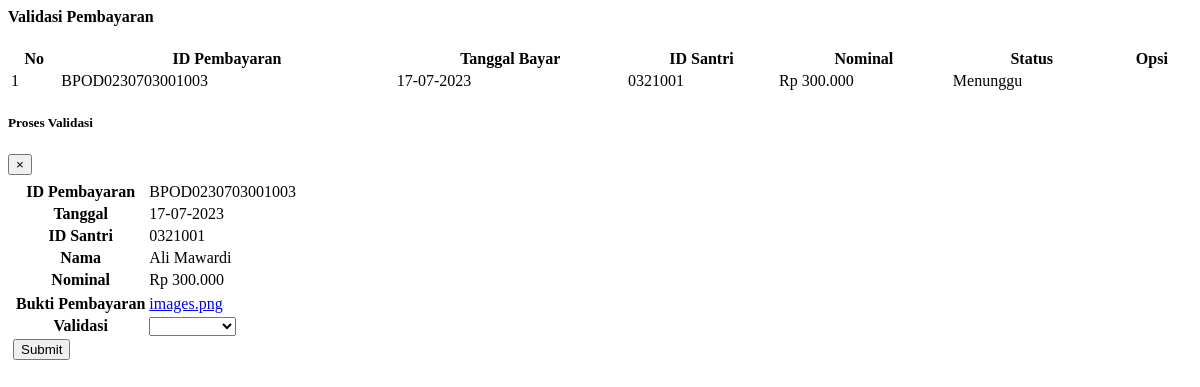
The page /pengasuh/validasi.php on the database its author committed.
### tables this page shows
CREATE TABLE IF NOT EXISTS `pembayaran` (
  `ID_PEMBAYARAN` varchar(100) NOT NULL,
  `ID_PETUGAS` int(11) DEFAULT NULL,
  `ID_SANTRI` varchar(11) NOT NULL,
  `TGL_BAYAR` date DEFAULT NULL,
  `NOMINAL` varchar(30) DEFAULT NULL,
  `JENIS_BAYAR` enum('Langsung','Online') DEFAULT NULL,
  `BANK` varchar(20) DEFAULT NULL,
  `BUKTI` varchar(100) DEFAULT NULL,
  `STATUS` enum('Menunggu','Valid','Tidak Valid') DEFAULT NULL,
  `KET` text,
  PRIMARY KEY (`ID_PEMBAYARAN`)
);

CREATE TABLE IF NOT EXISTS `santri` (
  `ID_SANTRI` varchar(7) NOT NULL,
  `ID_ASRAMA` char(3) DEFAULT NULL,
  `ID_KAMAR` varchar(3) DEFAULT NULL,
  `ID_LEMBAGA` int(2) DEFAULT NULL,
  `ID_LEVEL` int(11) DEFAULT NULL,
  `NAMA` varchar(50) DEFAULT NULL,
  `EMAIL` varchar(50) DEFAULT NULL,
  `PASSWORD` varchar(300) DEFAULT NULL,
  `TEMPAT_LHR` varchar(20) DEFAULT NULL,
  `TGL_LAHIR` date DEFAULT NULL,
  `JK` enum('Laki-Laki','Perempuan') DEFAULT NULL,
  `ALAMAT` varchar(300) DEFAULT NULL,
  `ID_PROVINSI` int(11) DEFAULT NULL,
  `ID_KOTA` int(11) DEFAULT NULL,
  `NO_HP` varchar(13) DEFAULT NULL,
  `THN_MASUK` varchar(10) DEFAULT NULL,
  `STATUS` enum('Aktif','Tidak Aktif') NOT NULL,
  PRIMARY KEY (`ID_SANTRI`),
  KEY `FK_TINGGAL` (`ID_ASRAMA`),
  KEY `ID_KAMAR` (`ID_KAMAR`),
  KEY `ID_LEMBAGA` (`ID_LEMBAGA`),
  KEY `ID_LEVEL` (`ID_LEVEL`)
);

### pengasuh/validasi.php (the view, shortened to what this page needs)
<div class="card shadow">
  <div class="card-header">
  <h4 class="m-0 font-weight-bold">Validasi Pembayaran</h4>
  </div>
  <div class="card-body">
    <div class="table-responsive">
      <table class="table table-sm table-bordered text-gray-700" id="tabel-validasi" style="width: 100%;">
        <thead>
          <tr>
            <th>No</th>
            <th>ID Pembayaran</th>
            <th>Tanggal Bayar</th>
            <th>ID Santri</th>
            <th>Nominal</th>
            <th>Status</th>
            <th>Opsi</th>
          </tr>
        </thead>
        <tbody>
          <?php
          $no = 1;
          $query = "SELECT p.ID_PEMBAYARAN, p.TGL_BAYAR, p.ID_SANTRI, s.NAMA, p.NOMINAL, p.JENIS_BAYAR, p.STATUS, p.BUKTI FROM pembayaran p JOIN santri s ON p.ID_SANTRI = s.ID_SANTRI WHERE p.STATUS = 'Menunggu'";
          $result = mysqli_query($koneksi, $query);
          while ($data = mysqli_fetch_array($result)) {
            $tanggal = date('d-m-Y', strtotime($data['TGL_BAYAR']));
            $formatNominal = 'Rp ' . number_format($data['NOMINAL'], 0, ',', '.');
          ?>
            <tr>
              <td><?php echo $no++ ?></td>
              <td><?php echo $data['ID_PEMBAYARAN'] ?></td>
              <td><?php echo $tanggal ?></td>
              <td><?php echo $data['ID_SANTRI'] ?></td>
              <td><?php echo $formatNominal ?></td>
              <td><?php echo $data['STATUS'] ?></td>
              <td>
              </td>
            </tr>
          <?php
          }
          ?>
        </tbody>
      </table>
    </div>
  </div>
</div>
<?php
$result = mysqli_query($koneksi, $query);
while ($data = mysqli_fetch_array($result)) {
  $tanggal = date('d-m-Y', strtotime($data['TGL_BAYAR']));
  $formatNominal = 'Rp ' . number_format($data['NOMINAL'], 0, ',', '.');
?>
  <div class="modal fade" id="validasi<?php echo $data['ID_PEMBAYARAN'] ?>" tabindex="-1" aria-labelledby="validasiLabel" aria-hidden="true">
    <div class="modal-dialog">
      <div class="modal-content">
        <div class="modal-header">
          <h5 class="modal-title" id="validasiLabel">Proses Validasi</h5>
          <button type="button" class="close" data-dismiss="modal" aria-label="Close">
            <span aria-hidden="true">&times;</span>
          </button>
        </div>
        <form action="../config/proses-pengasuh.php?action=validasi" method="POST">
          <div class="modal-body" style="font-size: 12px; padding: 5px">
            <div class="table-responsive">
              <table class="table table-borderless text-gray-700" id="table-form">
                <tr>
                  <th>ID Pembayaran</th>
                  <td><?php echo $data['ID_PEMBAYARAN'] ?></td>
                </tr>
                <tr>
                  <th>Tanggal</th>
                  <td><?php echo $tanggal ?></td>
                </tr>
                <tr>
                  <th>ID Santri</th>
                  <td><?php echo $data['ID_SANTRI'] ?></td>
                </tr>
                <tr>
                  <th>Nama</th>
                  <td><?php echo $data['NAMA'] ?></td>
                </tr>
                <tr>
                  <th>Nominal</th>
                  <td><?php echo $formatNominal ?></td>
                </tr>
                <tr>
                <tr>
                  <th>Bukti Pembayaran</th>
                  <td>
                    <?php
                    $id_pembayaran = $data['ID_PEMBAYARAN'];
                    $sqlModal = "SELECT * FROM pembayaran WHERE ID_PEMBAYARAN = '$id_pembayaran'";
                    $resultModal = mysqli_query($koneksi, $sqlModal);
                    if ($resultModal && mysqli_num_rows($resultModal) > 0) {
                      $row = mysqli_fetch_assoc($resultModal);
                      $namaBuktiPembayaran = $row['BUKTI'];
                      if (!empty($namaBuktiPembayaran)) {
                        echo '<a href="#" class="gambarLink" data-image="../bukti-img/' . $namaBuktiPembayaran . '" data-nama="' . $namaBuktiPembayaran . '">' . $namaBuktiPembayaran . '</a>';
                      } else {
                        echo 'Bukti pembayaran tidak tersedia.';
                      }
                    } else {
                      echo 'Bukti pembayaran tidak tersedia.';
                    }
                    ?>
                  </td>
                </tr>
                <tr>
                  <th>
                    <label for="validasi" class="mb-2">Validasi</label>
                  </th>
                  <td>
                    <select name="validasi" id="validasi" class="control-select" required>
                      <option></option>
                      <option>Valid</option>
                    </select>
                  </td>
                </tr>
              </table>
            </div>
            <div class="modal-footer">
              <button type="submit" class="btn btn-primary btn-sm">Submit</button>
            </div>
        </form>
      </div>
    </div>
  </div>
<?php
}
?>

### pengasuh/validasi.php (style rules this page uses)
#table-form th { width: 40%; }

### rows shown on the page
pembayaran: ID_PEMBAYARAN "BPOD0230703001003", TGL_BAYAR "17-07-2023", ID_SANTRI "0321001", NOMINAL "Rp 300.000", STATUS "Menunggu", ID_SANTRI.NAMA "Ali Mawardi", BUKTI "images.png"
